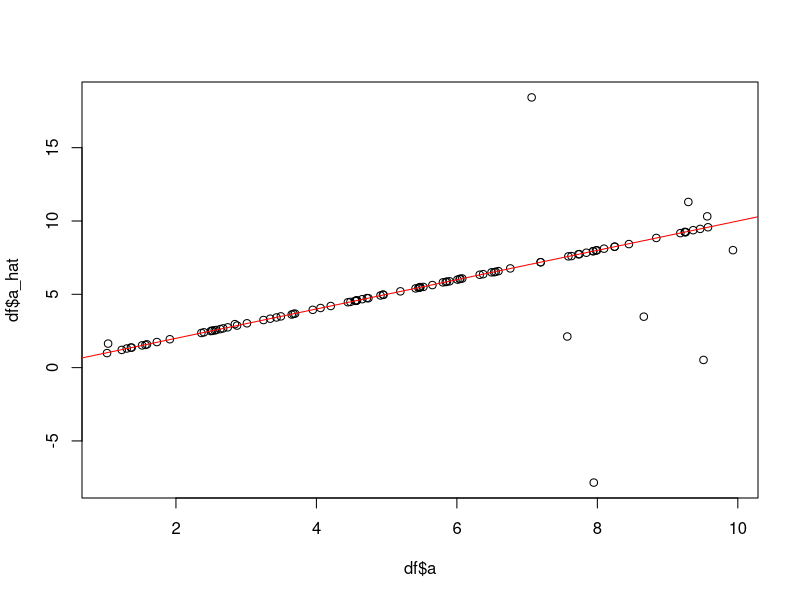
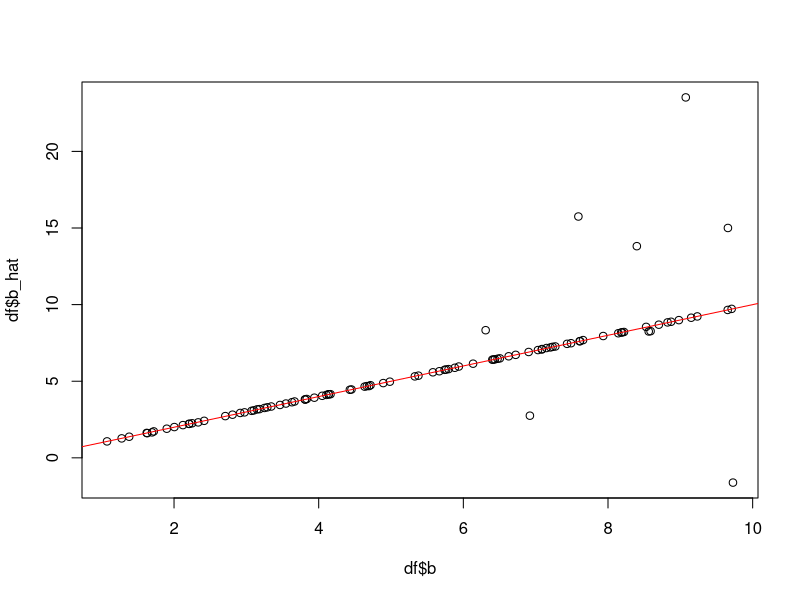

R code for these plots, in order: (Note: this script raises an error after producing the figures.)
#writing it with a linear model to understand the logic.
# Faking condit data
# Passing through MLE function
# Dec 2021

data = data.frame(x = runif(50, 0, 30), y = runif(50, 0, 30))

#############
# Functions
#############

#setting up functional form for iterations
model_iter <- function(pars, data) {
  pars[1] * data$x + pars[2] * data$y
}

#negative log likelihood
NLL <- function(pars, data) {
  # Values prediced by the model

  if(tail(pars, 1) < 0){ #avoiding NAs by keeping the st dev positive
    return(-Inf)
  }
  pred <- model_iter(pars, data)
  # Negative log-likelihood 
  fun <- -sum(dnorm(x = data$R, mean = pred, sd = tail(pars, 1), log = TRUE))
  #print(pars)
  return(fun)
}

#runs optim, using model_iter and NLL
mle_optim_LM <- function(data) {
  
  pars <- c(runif(1, 1, 10), runif(1, 1, 10))
  
  data$R <- pars[1] * data$x + pars[2] * data$y + rnorm(50,0,1)
  
  #plot(data$x, data$y)
  
  #curve(model_iter(pars, x), 0, 30, add = TRUE)
  
  par0 <- c(5,5,1)
  NLL(par0, data=data)
  #curve(model_iter(par0, x), 0, 30, add = TRUE, col = 'green')
  
  o <- optim(par = par0, fn = NLL, data = data, control = list(parscale = abs(par0)), 
             hessian = FALSE, method = "BFGS")
  o
  
  #plot(data$x, data$y)
  #curve(model_iter(o$par, x), 0, 30, col = "blue", add = TRUE)
  
  iter <- c(pars[1], pars[2], o$par[1], o$par[2])
  return(iter)
}

#############
# Body
#############

df <- replicate(n = 100, mle_optim_LM(data = data))
df <- t(df)
colnames(df) <- c('a', 'b', 'a_hat', 'b_hat')
df <- as.data.frame(df)

plot(df$a, df$a_hat)
abline(0, 1, col = 'red')

plot(df$b, df$b_hat)
abline(0, 1, col = 'red')

#Now, plot the distributions of the real values around the expected:
pars <- c(runif(1, 1, 10), runif(1, 1, 10))
data = data.frame(x = runif(50, 0, 30))
data$R <- pars[1] * data$x + pars[2] * data$y  + rnorm(50,0,3)

#plot(data$x, data$R)
#curve(model_iter(pars, x), 0, 30, add = TRUE)

o <- optim(par = par0, fn = NLL, data = data, control = list(parscale = abs(par0)), 
           hessian = FALSE, method = "BFGS")

#diff <- model_iter(o$par, data$x) - data$y
#plot(density(diff))

# shapiro.test(diff)
# 
# qqnorm(diff)
# qqline(diff, col = 2)

#looks like the errors are indeed normally distributed, so it looks fine.







